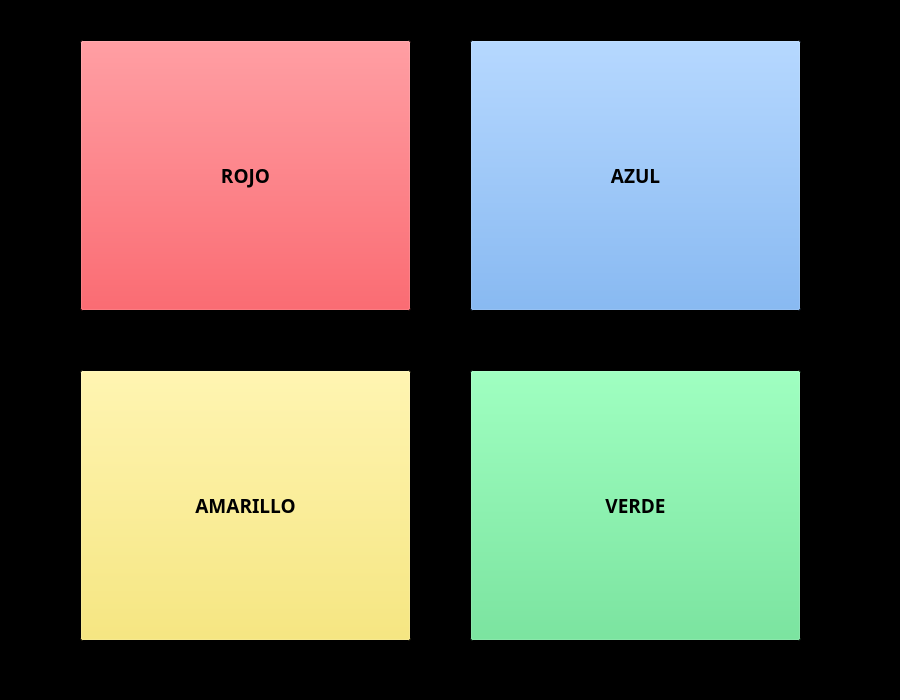
<?xml version="1.0" encoding="UTF-8"?>
<ui version="4.0">
 <class>guiDlg</class>
 <widget class="QWidget" name="guiDlg">
  <property name="geometry">
   <rect>
    <x>0</x>
    <y>0</y>
    <width>900</width>
    <height>700</height>
   </rect>
  </property>
  <property name="palette">
   <palette>
    <active>
     <colorrole role="Button">
      <brush brushstyle="SolidPattern">
       <color alpha="255">
        <red>239</red>
        <green>239</green>
        <blue>239</blue>
       </color>
      </brush>
     </colorrole>
     <colorrole role="Base">
      <brush brushstyle="SolidPattern">
       <color alpha="255">
        <red>255</red>
        <green>255</green>
        <blue>255</blue>
       </color>
      </brush>
     </colorrole>
     <colorrole role="Window">
      <brush brushstyle="SolidPattern">
       <color alpha="255">
        <red>0</red>
        <green>0</green>
        <blue>0</blue>
       </color>
      </brush>
     </colorrole>
    </active>
    <inactive>
     <colorrole role="Button">
      <brush brushstyle="SolidPattern">
       <color alpha="255">
        <red>239</red>
        <green>239</green>
        <blue>239</blue>
       </color>
      </brush>
     </colorrole>
     <colorrole role="Base">
      <brush brushstyle="SolidPattern">
       <color alpha="255">
        <red>255</red>
        <green>255</green>
        <blue>255</blue>
       </color>
      </brush>
     </colorrole>
     <colorrole role="Window">
      <brush brushstyle="SolidPattern">
       <color alpha="255">
        <red>0</red>
        <green>0</green>
        <blue>0</blue>
       </color>
      </brush>
     </colorrole>
    </inactive>
    <disabled>
     <colorrole role="Button">
      <brush brushstyle="SolidPattern">
       <color alpha="255">
        <red>239</red>
        <green>239</green>
        <blue>239</blue>
       </color>
      </brush>
     </colorrole>
     <colorrole role="Base">
      <brush brushstyle="SolidPattern">
       <color alpha="255">
        <red>0</red>
        <green>0</green>
        <blue>0</blue>
       </color>
      </brush>
     </colorrole>
     <colorrole role="Window">
      <brush brushstyle="SolidPattern">
       <color alpha="255">
        <red>0</red>
        <green>0</green>
        <blue>0</blue>
       </color>
      </brush>
     </colorrole>
    </disabled>
   </palette>
  </property>
  <property name="windowTitle">
   <string>simonSay</string>
  </property>
  <widget class="QPushButton" name="rojo">
   <property name="geometry">
    <rect>
     <x>80</x>
     <y>40</y>
     <width>331</width>
     <height>271</height>
    </rect>
   </property>
   <property name="palette">
    <palette>
     <active>
      <colorrole role="Button">
       <brush brushstyle="SolidPattern">
        <color alpha="255">
         <red>237</red>
         <green>51</green>
         <blue>59</blue>
        </color>
       </brush>
      </colorrole>
     </active>
     <inactive>
      <colorrole role="Button">
       <brush brushstyle="SolidPattern">
        <color alpha="255">
         <red>237</red>
         <green>51</green>
         <blue>59</blue>
        </color>
       </brush>
      </colorrole>
     </inactive>
     <disabled>
      <colorrole role="Button">
       <brush brushstyle="SolidPattern">
        <color alpha="255">
         <red>237</red>
         <green>51</green>
         <blue>59</blue>
        </color>
       </brush>
      </colorrole>
     </disabled>
    </palette>
   </property>
   <property name="font">
    <font>
     <family>Ubuntu Mono</family>
     <pointsize>14</pointsize>
     <weight>75</weight>
     <bold>true</bold>
    </font>
   </property>
   <property name="text">
    <string>ROJO</string>
   </property>
  </widget>
  <widget class="QPushButton" name="azul">
   <property name="geometry">
    <rect>
     <x>470</x>
     <y>40</y>
     <width>331</width>
     <height>271</height>
    </rect>
   </property>
   <property name="palette">
    <palette>
     <active>
      <colorrole role="Button">
       <brush brushstyle="SolidPattern">
        <color alpha="255">
         <red>98</red>
         <green>160</green>
         <blue>234</blue>
        </color>
       </brush>
      </colorrole>
     </active>
     <inactive>
      <colorrole role="Button">
       <brush brushstyle="SolidPattern">
        <color alpha="255">
         <red>98</red>
         <green>160</green>
         <blue>234</blue>
        </color>
       </brush>
      </colorrole>
     </inactive>
     <disabled>
      <colorrole role="Button">
       <brush brushstyle="SolidPattern">
        <color alpha="255">
         <red>98</red>
         <green>160</green>
         <blue>234</blue>
        </color>
       </brush>
      </colorrole>
     </disabled>
    </palette>
   </property>
   <property name="font">
    <font>
     <family>Ubuntu Mono</family>
     <pointsize>14</pointsize>
     <weight>75</weight>
     <bold>true</bold>
    </font>
   </property>
   <property name="text">
    <string>AZUL</string>
   </property>
  </widget>
  <widget class="QPushButton" name="verde">
   <property name="geometry">
    <rect>
     <x>470</x>
     <y>370</y>
     <width>331</width>
     <height>271</height>
    </rect>
   </property>
   <property name="palette">
    <palette>
     <active>
      <colorrole role="Button">
       <brush brushstyle="SolidPattern">
        <color alpha="255">
         <red>87</red>
         <green>227</green>
         <blue>137</blue>
        </color>
       </brush>
      </colorrole>
     </active>
     <inactive>
      <colorrole role="Button">
       <brush brushstyle="SolidPattern">
        <color alpha="255">
         <red>87</red>
         <green>227</green>
         <blue>137</blue>
        </color>
       </brush>
      </colorrole>
     </inactive>
     <disabled>
      <colorrole role="Button">
       <brush brushstyle="SolidPattern">
        <color alpha="255">
         <red>87</red>
         <green>227</green>
         <blue>137</blue>
        </color>
       </brush>
      </colorrole>
     </disabled>
    </palette>
   </property>
   <property name="font">
    <font>
     <family>Ubuntu Mono</family>
     <pointsize>14</pointsize>
     <weight>75</weight>
     <bold>true</bold>
    </font>
   </property>
   <property name="text">
    <string>VERDE</string>
   </property>
  </widget>
  <widget class="QPushButton" name="amarillo">
   <property name="geometry">
    <rect>
     <x>80</x>
     <y>370</y>
     <width>331</width>
     <height>271</height>
    </rect>
   </property>
   <property name="palette">
    <palette>
     <active>
      <colorrole role="Button">
       <brush brushstyle="SolidPattern">
        <color alpha="255">
         <red>248</red>
         <green>228</green>
         <blue>92</blue>
        </color>
       </brush>
      </colorrole>
     </active>
     <inactive>
      <colorrole role="Button">
       <brush brushstyle="SolidPattern">
        <color alpha="255">
         <red>248</red>
         <green>228</green>
         <blue>92</blue>
        </color>
       </brush>
      </colorrole>
     </inactive>
     <disabled>
      <colorrole role="Button">
       <brush brushstyle="SolidPattern">
        <color alpha="255">
         <red>248</red>
         <green>228</green>
         <blue>92</blue>
        </color>
       </brush>
      </colorrole>
     </disabled>
    </palette>
   </property>
   <property name="font">
    <font>
     <family>Ubuntu Mono</family>
     <pointsize>14</pointsize>
     <weight>75</weight>
     <bold>true</bold>
    </font>
   </property>
   <property name="text">
    <string>AMARILLO</string>
   </property>
  </widget>
 </widget>
 <resources/>
 <connections/>
</ui>
